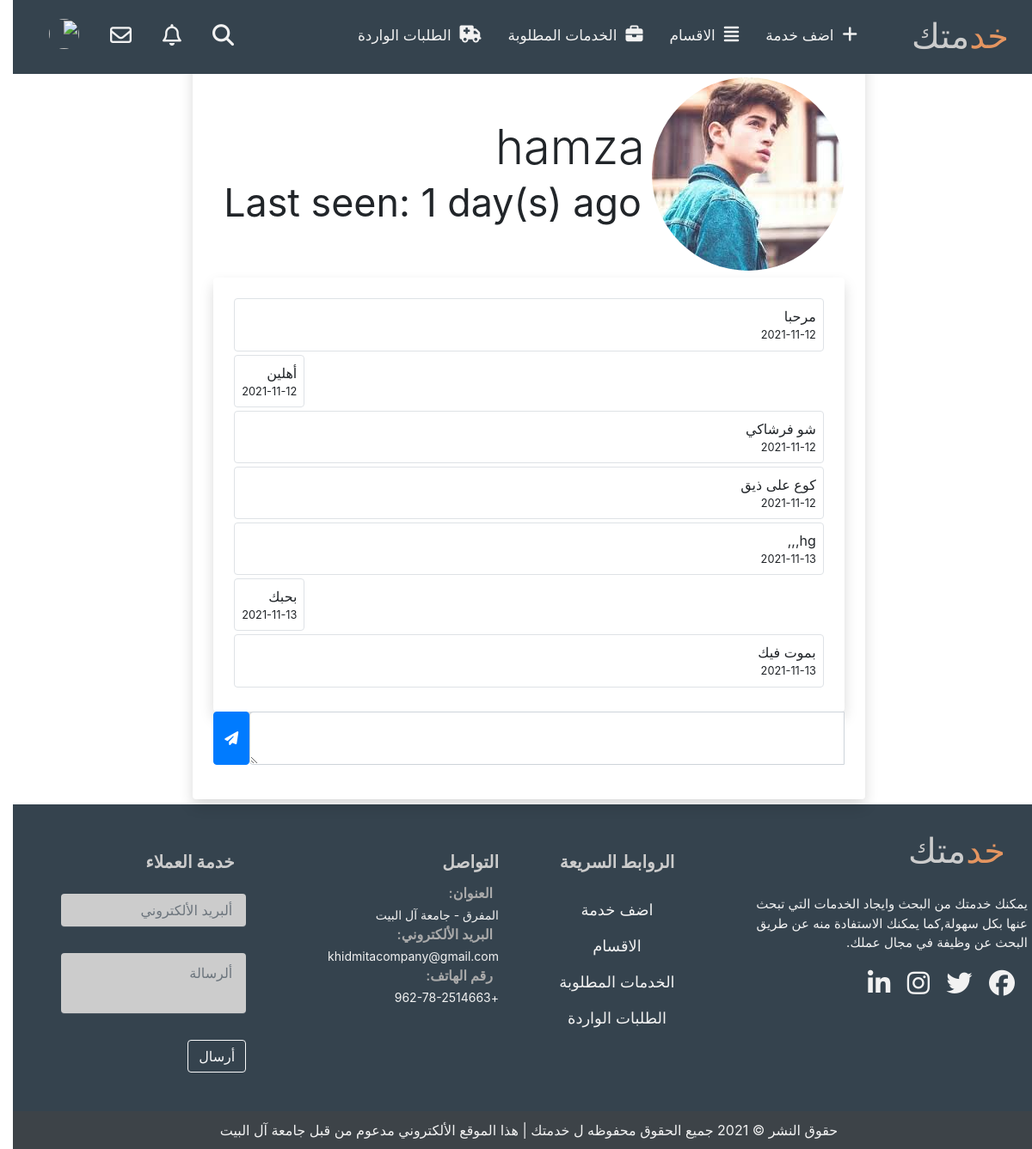
The page /chat.php?user_id=khaled&post=6 (signed in) on the database its author committed.
### tables this page shows
CREATE TABLE `users` (
  `id` int(11) NOT NULL,
  `type` int(2) NOT NULL DEFAULT 1,
  `name` varchar(255) NOT NULL,
  `password` varchar(255) NOT NULL,
  `Email` varchar(255) NOT NULL,
  `Num_Phone` int(11) DEFAULT NULL,
  `Response` datetime DEFAULT NULL,
  `Location` varchar(255) DEFAULT NULL,
  `first_name` varchar(255) NOT NULL,
  `last_name` varchar(255) NOT NULL,
  `gender` varchar(255) NOT NULL,
  `date_birth` date DEFAULT NULL,
  `imgg` varchar(255) NOT NULL,
  `Response_speed` time NOT NULL DEFAULT current_timestamp(),
  `date` date DEFAULT NULL,
  `last_seen` datetime DEFAULT NULL
);

CREATE TABLE `chat` (
  `chat_id` int(11) NOT NULL,
  `from_id` int(11) NOT NULL,
  `to_id` int(11) NOT NULL,
  `message` text NOT NULL,
  `opened` tinyint(1) NOT NULL DEFAULT 0,
  `created_at` date NOT NULL DEFAULT current_timestamp()
);

### include/function.php (called while the page is built, shortened)
<?php
    function getUser($username, $con){
        $sql = "SELECT * FROM users
                WHERE id=?";
        $stmt = $con->prepare($sql);
        $stmt->execute([$username]);
        if ($stmt->rowCount() === 1) {
             $user = $stmt->fetch();
             return $user;
        }else {
            $user = [];
            return $user;
        }
     }
    function getChats($id_1, $id_2, $con){
    $sql = "SELECT * FROM chat
            WHERE from_id=? AND to_id=?
            OR to_id=? AND from_id=?
            ORDER BY chat_id ASC";
        $stmt = $con->prepare($sql);
        $stmt->execute([$id_1, $id_2,$id_1,$id_2]);
        if ($stmt->rowCount() > 0) {
            $chats = $stmt->fetchAll();
            return $chats;
        }else {
            $chats = [];
            return $chats;
        }
    }
    function last_seen($date_time){
    $timestamp = strtotime($date_time);
    $strTime = array("second", "minute", "hour", "day", "month", "year");
    $length = array("60","60","24","30","12","10");
    $currentTime = time();
    if($currentTime >= $timestamp) {
            $diff     = time()- $timestamp;
            for($i = 0; $diff >= $length[$i] && $i < count($length)-1; $i++) {
            $diff = $diff / $length[$i];
            }
            $diff = round($diff);
            if ($diff < 59 && $strTime[$i] == "second") {
                return 'Active';
            }else {
                return $diff . " " . $strTime[$i] . "(s) ago ";
            }
    }
    }

### chat.php (the view, shortened to what this page needs)
<?php
include ("include/connect.php");
include ("include/header.php");
include ("include/topnav.php");
include ("include/function.php");
if (isset($_SESSION['userid']))
{
    $post = isset($_GET['post']) && is_numeric($_GET['post']) ? intval($_GET['post']) :0;
    $getUser = $con->prepare("SELECT * FROM users WHERE id = '$post' ");
    $getUser->execute();
    $row = $getUser->fetch();
  	$chatWith = getUser($row['id'], $con);
  	$chats = getChats($_SESSION['userid'], $row['id'], $con);
?>
<div class="d-flex
             justify-content-center
             align-items-center
             vh-100">
    <div class="w-400 shadow p-4 rounded">
    	<a href="detailsservice.php"
    	   class="fs-4 link-dark">&#8592;</a>
    	   <div class="d-flex align-items-center">
    	   	  <img src="layot/img/<?=$row['imgg']?>"
    	   	       class="w-15 rounded-circle">
               <h3 class="display-4 fs-sm m-2">
               	  <?=$row['name']?> <br>
               	  <div class="d-flex
               	              align-items-center"
               	        title="online">
               	    <?php
                        if (last_seen($row['last_seen']) == "Active") {
               	    ?>
               	        <div class="online"></div>
               	        <small class="d-block p-1">Online</small>
               	  	<?php }else{ ?>
               	         <small class="d-block p-1">
               	         	Last seen:
               	         	<?=last_seen($row['last_seen'])?>
               	         </small>
               	  	<?php } ?>
               	  </div>
               </h3>
    	   </div>
    	   <div class="shadow p-4 rounded
    	               d-flex flex-column
    	               mt-2 chat-box"
    	        id="chatBox">
    	        <?php
                     if (!empty($chats)) {
                     foreach($chats as $chat){
                     	if($chat['from_id'] == $_SESSION['userid'])
                     	{ ?>
						<p class="rtext align-self-end
						        border rounded p-2 mb-1">
						    <?=$chat['message']?>
						    <small class="d-block">
						    	<?=$chat['created_at']?>
						    </small>
						</p>
                    <?php }else{ ?>
					<p class="ltext border
					         rounded p-2 mb-1">
					    <?=$chat['message']?>
					    <small class="d-block">
					    	<?=$chat['created_at']?>
					    </small>
					</p>
                    <?php }
                     }
    	   	} ?>
    	   </div>
    	   <div class="input-group mb-3">
    	   	   <textarea cols="3"
    	   	             id="message"
    	   	             class="form-control"></textarea>
    	   	   <button class="btn btn-primary"
    	   	           id="sendBtn">
    	   	   	  <i class="fa fa-paper-plane"></i>
    	   	   </button>
    	   </div>
    </div>
</div>
<?php include ("include/footer.php");?>
<?php
  }else{
	header('Location: main-login.php');
	exit;
  }
 ?>

### layot/css/main.css (style rules this page uses)
:root { --orang--color: #e59560; --Navy--color: #35434e; --White--color: #f2f2f2; --residential--color:#ccc; }
body { direction: rtl; text-align: right; overflow-x: hidden; }

### rows shown on the page
users: imgg (picture), name "hamza", last_seen "1 day(s) ago"
chat: message "مرحبا", created_at "2021-11-12"
chat: message "أهلين", created_at "2021-11-12"
chat: message "شو فرشاكي", created_at "2021-11-12"
chat: message "كوع على ذيق", created_at "2021-11-12"
chat: created_at "2021-11-13"
chat: message "بحبك", created_at "2021-11-13"
chat: message "بموت فيك", created_at "2021-11-13"
